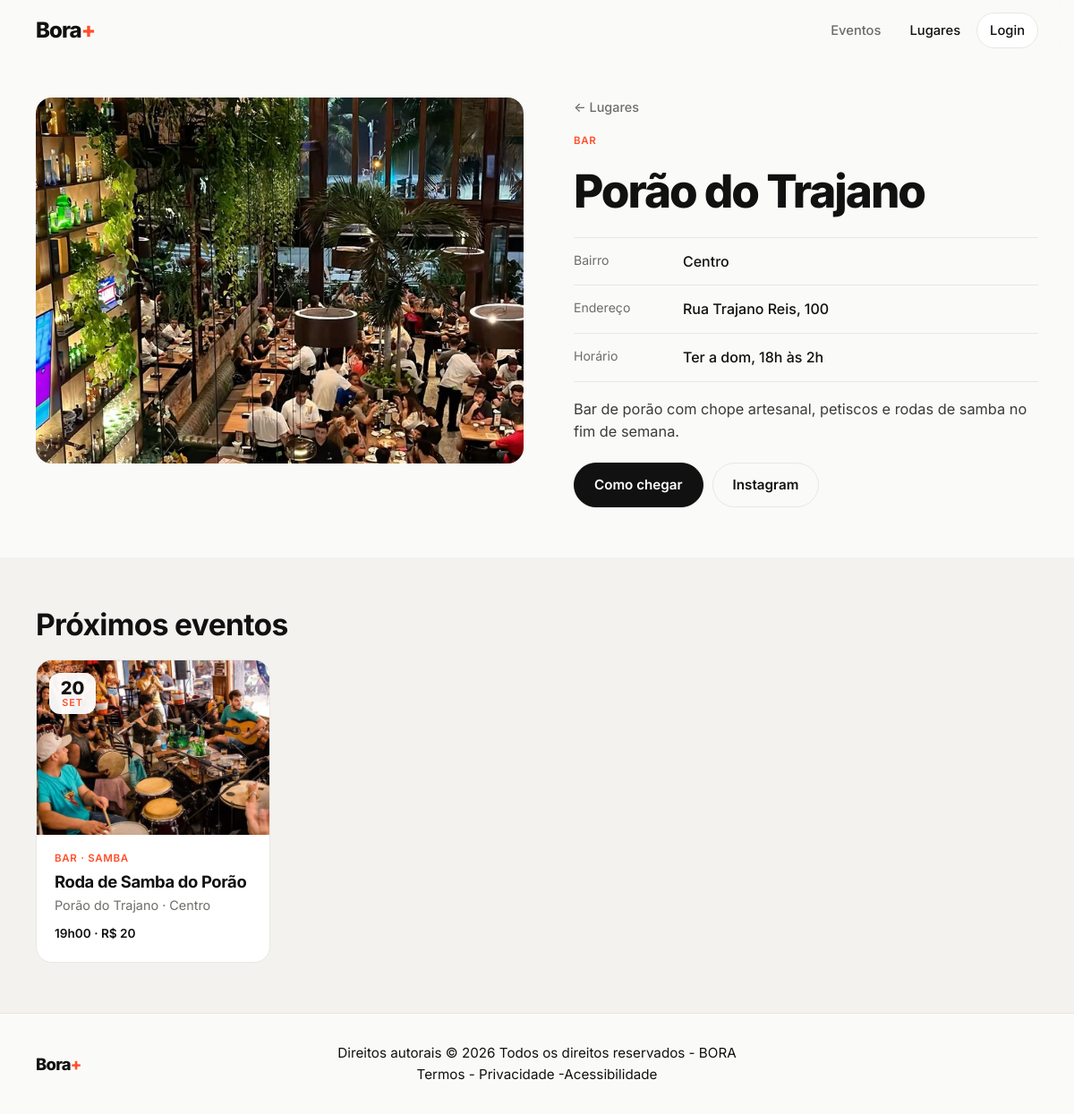
Page /local.php?id=1 on the committed database.
### tables this page shows
CREATE TABLE establishments (
            id            INTEGER PRIMARY KEY AUTOINCREMENT,
            name          TEXT NOT NULL,
            type          TEXT NOT NULL,
            neighborhood  TEXT NOT NULL,
            address       TEXT,
            opening_hours TEXT,
            instagram     TEXT,
            description   TEXT,
            image         TEXT,
            created_at    TEXT NOT NULL DEFAULT CURRENT_TIMESTAMP
        );

CREATE TABLE events (
            id               INTEGER PRIMARY KEY AUTOINCREMENT,
            establishment_id INTEGER NOT NULL REFERENCES establishments(id) ON DELETE CASCADE,
            title            TEXT NOT NULL,
            description      TEXT,
            event_date       TEXT NOT NULL,
            start_time       TEXT,
            price            TEXT,
            genre            TEXT,
            image            TEXT,
            created_at       TEXT NOT NULL DEFAULT CURRENT_TIMESTAMP
        );

### includes/functions.php (called while the page is built, shortened)
<?php
function e(?string $value): string
{
    return htmlspecialchars((string) $value, ENT_QUOTES | ENT_SUBSTITUTE, 'UTF-8');
}
function url(string $path = ''): string
{
    return BASE_URL . '/' . ltrim($path, '/');
}
function upload_url(?string $file): ?string
{
    return $file ? url('uploads/' . rawurlencode($file)) : null;
}
function today(): string
{
    return date('Y-m-d');
}
function date_parts(string $date): array
{
    $t = strtotime($date);
    return [
        'day'     => date('d', $t),
        'month'   => MONTHS[(int) date('n', $t) - 1],
        'weekday' => WEEKDAYS[(int) date('w', $t)],
        'year'    => date('Y', $t),
    ];
}
function format_time(?string $time): string
{
    return $time ? str_replace(':', 'h', substr($time, 0, 5)) : '';
}
function type_label(string $type): string
{
    return ESTABLISHMENT_TYPES[$type] ?? ucfirst($type);
}
function maps_url(?string $address, string $name = ''): string
{
    $q = trim(($address ?: $name) . ', ' . SITE_CITY . ' - PR');
    return 'https://www.google.com/maps/search/?api=1&query=' . rawurlencode($q);
}
function instagram_url(?string $handle): ?string
{
    $h = ltrim(trim((string) $handle), '@');
    return $h !== '' ? 'https://instagram.com/' . rawurlencode($h) : null;
}
function input(string $key, string $default = ''): string
{
    $v = $_POST[$key] ?? $_GET[$key] ?? $default;
    return is_string($v) ? trim($v) : $default;
}

### includes/db.php (called while the page is built, shortened)
<?php
function db(): PDO
{
    static $pdo = null;
    if ($pdo instanceof PDO) {
        return $pdo;
    }
    $isNew = !file_exists(DB_FILE);
    $pdo = new PDO('sqlite:' . DB_FILE, null, null, [
        PDO::ATTR_ERRMODE            => PDO::ERRMODE_EXCEPTION,
        PDO::ATTR_DEFAULT_FETCH_MODE => PDO::FETCH_ASSOC,
    ]);
    $pdo->exec('PRAGMA foreign_keys = ON');
    seed_admin($pdo);
    return $pdo;
}
function seed_admin(PDO $pdo): void
{
    $count = (int) $pdo->query('SELECT COUNT(*) FROM admins')->fetchColumn();
    if ($count > 0) {
        return;
    }
}

### includes/queries.php (called while the page is built, shortened)
<?php
function fetch_events(array $f = [], ?int $limit = null): array
{
    $sql = 'SELECT ev.*, es.name AS place_name, es.type AS place_type,
                   es.neighborhood AS place_neighborhood, es.image AS place_image
            FROM events ev
            JOIN establishments es ON es.id = ev.establishment_id
            WHERE 1=1';
    $params = [];
    if (!empty($f['upcoming'])) {
        $sql .= ' AND ev.event_date >= :today';
        $params[':today'] = today();
    }
    if (!empty($f['establishment_id'])) {
        $sql .= ' AND ev.establishment_id = :eid';
        $params[':eid'] = (int) $f['establishment_id'];
    }
    $dir = ($f['order'] ?? 'asc') === 'desc' ? 'DESC' : 'ASC';
    $sql .= " ORDER BY ev.event_date $dir, ev.start_time $dir";
    $stmt = db()->prepare($sql);
    $stmt->execute($params);
    return $stmt->fetchAll();
}
function fetch_establishment(int $id): ?array
{
    $stmt = db()->prepare('SELECT * FROM establishments WHERE id = ?');
    $stmt->execute([$id]);
    return $stmt->fetch() ?: null;
}

### local.php (the view, shortened to what this page needs)
<?php
$es = fetch_establishment((int) input('id', '0'));
$events = fetch_events(['upcoming' => true, 'establishment_id' => $es['id']]);
$insta = instagram_url($es['instagram']);
require __DIR__ . '/includes/header.php';
?>
<section class="detail">
    <div class="container detail__grid">
        <div class="detail__media">
            <?= cover($es['image'], $es['name'], $es['name'], 'cover cover--lg') ?>
        </div>
        <div class="detail__info">
            <a class="back" href="<?= e(url('index.php#lugares')) ?>">← Lugares</a>
            <span class="tag"><?= e(type_label($es['type'])) ?></span>
            <h1><?= e($es['name']) ?></h1>
            <dl class="facts">
                <div>
                    <dt>Bairro</dt>
                    <dd><?= e($es['neighborhood']) ?></dd>
                </div>
                <?php if ($es['address']): ?>
                    <div><dt>Endereço</dt><dd><?= e($es['address']) ?></dd></div>
                <?php endif; ?>
                <?php if ($es['opening_hours']): ?>
                    <div><dt>Horário</dt><dd><?= e($es['opening_hours']) ?></dd></div>
                <?php endif; ?>
            </dl>
            <?php if ($es['description']): ?>
                <p class="prose"><?= nl2br(e($es['description'])) ?></p>
            <?php endif; ?>
            <div class="actions">
                <a class="btn" href="<?= e(maps_url($es['address'], $es['name'])) ?>" target="_blank" rel="noopener">Como chegar</a>
                <?php if ($insta): ?>
                    <a class="btn btn--ghost" href="<?= e($insta) ?>" target="_blank" rel="noopener">Instagram</a>
                <?php endif; ?>
            </div>
        </div>
    </div>
</section>
<section class="section section--alt">
    <div class="container">
        <div class="section__head"><h2>Próximos eventos</h2></div>
        <?php if ($events): ?>
            <div class="grid">
                <?php foreach ($events as $ev) { render_event_card($ev); } ?>
            </div>
        <?php endif; ?>
    </div>
</section>
<?php require __DIR__ . '/includes/footer.php'; ?>

### includes/components.php (shortened to what this page needs)
<?php
function cover(?string $image, string $seed, string $label, string $class = 'cover'): string
{
    $src = upload_url($image);
    if ($src) {
        return '<div class="' . $class . '"><img src="' . e($src) . '" alt="" loading="lazy"></div>';
    }
    return '<div class="' . $class . ' cover--ph" style="' . e(placeholder_style($seed)) . '"><span>'
        . e(initials($label)) . '</span></div>';
}
function render_event_card(array $ev): void
{
    $d = date_parts($ev['event_date']);
    $image = $ev['image'] ?: $ev['place_image'];
    $link = url('evento.php?id=' . (int) $ev['id']);
    $meta = array_filter([format_time($ev['start_time']), $ev['price']]);
    ?>
    <a class="card reveal" href="<?= e($link) ?>">
        <?= cover($image, $ev['place_name'], $ev['place_name']) ?>
        <div class="date-badge">
            <strong><?= e($d['day']) ?></strong>
            <span><?= e($d['month']) ?></span>
        </div>
        <div class="card__body">
            <span class="tag"><?= e(type_label($ev['place_type'])) ?><?= $ev['genre'] ? ' · ' . e($ev['genre']) : '' ?></span>
            <h3><?= e($ev['title']) ?></h3>
            <p class="muted"><?= e($ev['place_name']) ?> · <?= e($ev['place_neighborhood']) ?></p>
            <?php if ($meta): ?>
                <p class="card__meta"><?= e(implode(' · ', $meta)) ?></p>
            <?php endif; ?>
        </div>
    </a>
    <?php
}
    ?>

### assets/css/style.css (style rules this page uses)
:root { --bg: #fafaf8; --surface: #ffffff; --ink: #111111; --muted: #6d6d68; --line: #e9e7e2; --accent: #ff4f2b; --accent-ink: #ffffff; --accent-soft: #fff0ec; --radius: 18px; --radius-sm: 10px; --shadow: 0 1px 2px rgba(17, 17, 17, .04), 0 8px 24px rgba(17, 17, 17, .06); --shadow-hover: 0 2px 4px rgba(17, 17, 17, .05), 0 16px 40px rgba(17, 17, 17, .12); --font: "Inter", system-ui, -apple-system, "Segoe UI", Roboto, sans-serif; }
*, *::before, *::after { box-sizing: border-box; }
html { scroll-behavior: smooth; scroll-padding-top: 80px; }
body { margin: 0; font-family: var(--font); font-size: 16px; line-height: 1.55; color: var(--ink); background: var(--bg); -webkit-font-smoothing: antialiased; }
img { max-width: 100%; display: block; }
a { color: inherit; text-decoration: none; }
h1, h2, h3 { line-height: 1.12; letter-spacing: -0.02em; margin: 0; }
p { margin: 0; }
.container { width: min(1120px, 100% - 40px); margin-inline: auto; }
.muted { color: var(--muted); }
.btn { display: inline-flex; align-items: center; justify-content: center; gap: 6px; padding: 12px 22px; border: 1px solid var(--ink); border-radius: 999px; background: var(--ink); color: #fff; font-family: inherit; font-size: .95rem; font-weight: 600; cursor: pointer; transition: transform .15s, background .15s, color .15s, border-color .15s; }
.btn--ghost { background: transparent; color: var(--ink); border-color: var(--line); }
.section { padding: 56px 0; }
.section--alt { background: #f3f2ee; }
.section__head { display: flex; align-items: baseline; justify-content: space-between; gap: 16px; margin-bottom: 20px; }
.section__head h2 { font-size: clamp(1.6rem, 3vw, 2.1rem); font-weight: 700; }
.grid { display: grid; grid-template-columns: repeat(auto-fill, minmax(260px, 1fr)); gap: 24px; }
.card { position: relative; display: flex; flex-direction: column; background: var(--surface); border: 1px solid var(--line); border-radius: var(--radius); overflow: hidden; transition: transform .25s ease, box-shadow .25s ease; }
.cover { aspect-ratio: 4 / 3; overflow: hidden; background: #ecebe6; }
.cover img { width: 100%; height: 100%; object-fit: cover; transition: transform .5s ease; }
.cover--lg { aspect-ratio: 4 / 3; border-radius: var(--radius); }
.date-badge { position: absolute; top: 14px; left: 14px; display: flex; flex-direction: column; align-items: center; min-width: 52px; padding: 6px 10px; background: rgba(255, 255, 255, .95); border-radius: 12px; line-height: 1.1; box-shadow: 0 2px 8px rgba(0, 0, 0, .1); }
.date-badge strong { font-size: 1.25rem; font-weight: 800; }
.date-badge span { font-size: .68rem; font-weight: 600; text-transform: uppercase; letter-spacing: .08em; color: var(--accent); }
.card__body { display: flex; flex-direction: column; gap: 6px; padding: 18px 20px 20px; }
.card__body h3 { font-size: 1.15rem; font-weight: 700; }
.card__body .muted { font-size: .9rem; }
.card__meta { margin-top: 4px; font-size: .85rem; font-weight: 600; }
.tag { align-self: flex-start; font-size: .72rem; font-weight: 600; letter-spacing: .06em; text-transform: uppercase; color: var(--accent); }
.detail { padding: 40px 0 56px; }
.detail__grid { display: grid; grid-template-columns: 1.05fr 1fr; gap: 56px; align-items: start; }
.detail__media { position: sticky; top: 92px; }
.detail__info { display: flex; flex-direction: column; gap: 18px; }
.detail__info h1 { font-size: clamp(2rem, 4.4vw, 3.2rem); font-weight: 800; letter-spacing: -0.04em; }
.back { font-size: .9rem; font-weight: 500; color: var(--muted); }
.facts { display: grid; gap: 0; margin: 4px 0 0; border-top: 1px solid var(--line); }
.facts > div { display: grid; grid-template-columns: 110px 1fr; gap: 12px; padding: 14px 0; border-bottom: 1px solid var(--line); }
.facts dt { color: var(--muted); font-size: .88rem; }
.facts dd { margin: 0; font-weight: 500; }
.prose { color: #3b3b38; font-size: 1.02rem; max-width: 60ch; }
.actions { display: flex; flex-wrap: wrap; gap: 10px; margin-top: 4px; }
.js .reveal { opacity: 0; transform: translateY(14px); transition: opacity .5s ease, transform .5s ease, box-shadow .25s ease; }
.js .reveal.is-visible { opacity: 1; transform: none; }

### rows in the picture
establishments: image (picture), type "BAR", name "Porão do Trajano", neighborhood "Centro", address "Rua Trajano Reis, 100", opening_hours "Ter a dom, 18h às 2h", description "Bar de porão com chope artesanal, petiscos e rodas de samba no fim de semana."
events: image (picture), event_date "20", event_date "SET", establishment.type "BAR", genre "SAMBA", title "Roda de Samba do Porão", establishment.name "Porão do Trajano", establishment.neighborhood "Centro", implode(' · ', $meta) "19h00 · R$ 20"

### other values in the picture
rtrim(SITE_NAME, '+') "BORA"
